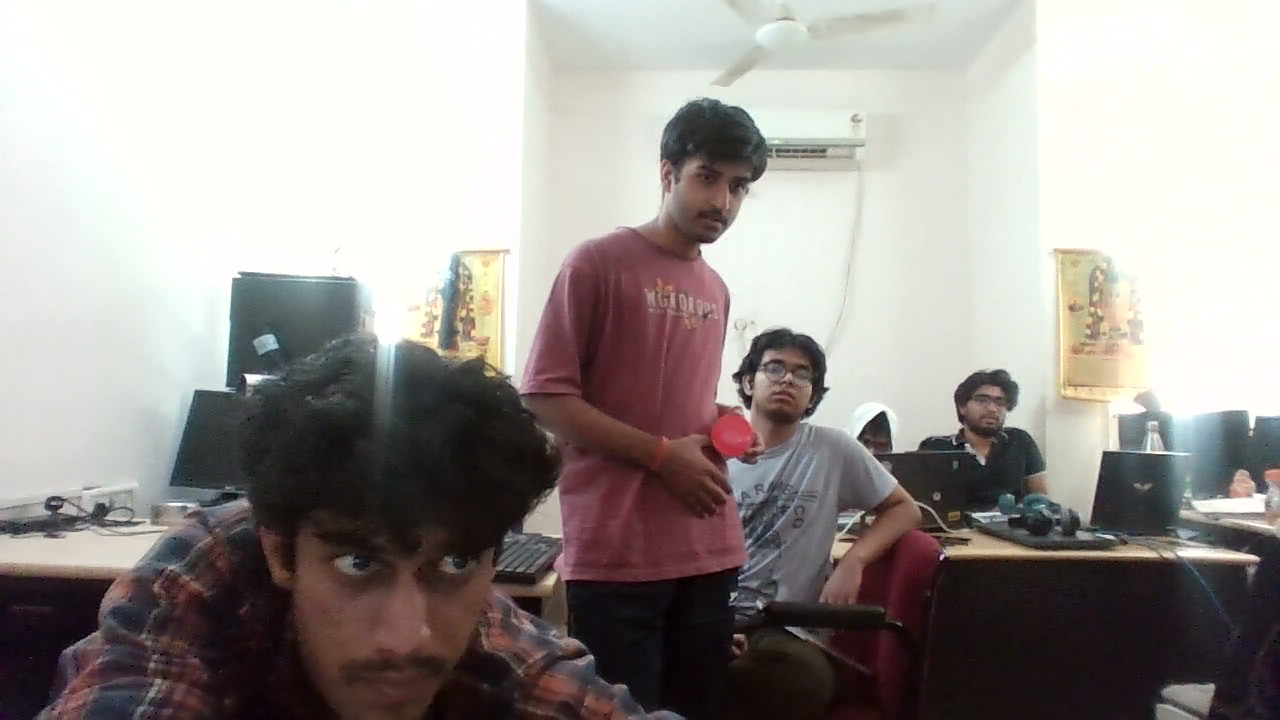
#> input picture main/tools/data/l (2).jpg, 1280 x 720 px
$ python -i segmentation.py   (imports and definitions only)
#> lines starting #> are read from the running program, lines starting #| are printed output that depends on the picture
# from ultralytics import YOLO
import numpy as np
import cv2
from sklearn.cluster import KMeans

# Load nano segmentation model
# model = YOLO("yolo11s-seg.pt")

def kmeans_mask(img, k=3, target_cluster=0):

    # Flatten image
    pixels = img.reshape(-1, 3)

    # KMeans
    kmeans = KMeans(n_clusters=k, n_init=10)
    labels = kmeans.fit_predict(pixels)

    # Select cluster
    mask = (labels == target_cluster)

    # Reshape to image
    mask = mask.reshape(img.shape[:2])

    # Convert to uint8
    mask = (mask * 255).astype(np.uint8)

    return mask

kmeans = KMeans(n_clusters=3, n_init=10)
def kmeans_segmentation(img, k=3):
    x = img.reshape(-1, 3)
    kmeans.fit(x)
    seg_img = kmeans.cluster_centers_[kmeans.labels_]
    seg_img = seg_img.reshape(img.shape)
    return seg_img

from sklearn.cluster import MiniBatchKMeans

kmeans = MiniBatchKMeans(
    n_clusters=15,
    batch_size=1000,
    n_init=3,
    random_state=42
)

def kmeans_segmentation_batch(img):
    x = img.reshape((-1, 3))


    labels = kmeans.fit_predict(x)

    seg = kmeans.cluster_centers_[labels]
    return seg.reshape(img.shape).astype("uint8")


import cv2
import numpy as np

def segment(frame, bbox=None, draw_border=True):
    roi = frame
    result = model(roi, verbose=False)[0]

    if bbox:
        (x1, y1), (x2, y2) = bbox
        roi = frame[y1:y2, x1:x2]

    mask = np.zeros(frame.shape[:2], dtype=np.uint8)

    if result.masks is not None:

        for m in result.masks.data.cpu().numpy():

            m = (m > 0.5).astype(np.uint8) * 255

            if bbox:
                m = cv2.resize(m, (x2 - x1, y2 - y1))
                mask[y1:y2, x1:x2] = np.maximum(mask[y1:y2, x1:x2], m)
            else:
                m = cv2.resize(m, (mask.shape[1], mask.shape[0]))
                mask = np.maximum(mask, m)

    annotated = frame.copy()

    # fill segmentation
    annotated[mask > 0] = (0, 255, 0)

    # optional border
    if draw_border:
        contours, _ = cv2.findContours(mask, cv2.RETR_EXTERNAL, cv2.CHAIN_APPROX_SIMPLE)
        cv2.drawContours(annotated, contours, -1, (0, 0, 255), 2)

    return annotated, mask

>>> import cv2
>>> picture = cv2.imread('data/l (2).jpg', cv2.IMREAD_GRAYSCALE)
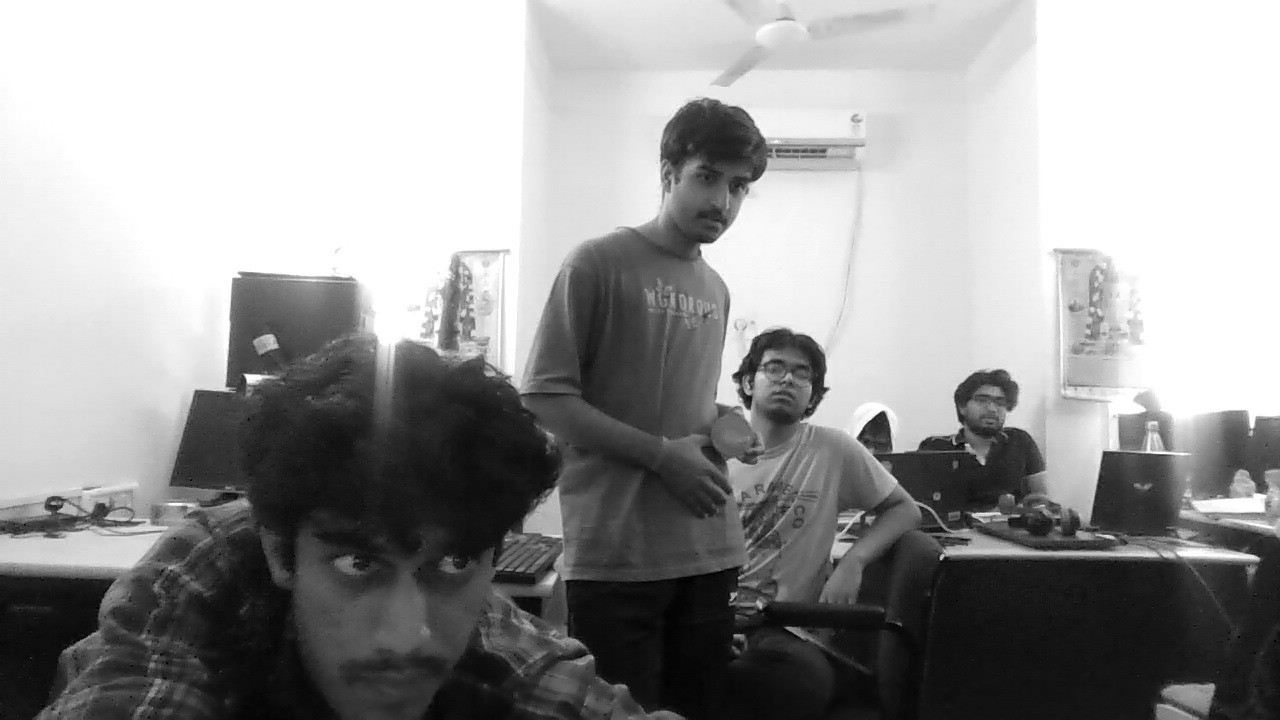
#> picture: shape (720, 1280); min 0, max 255, mean 152.2
>>> result = segment(picture)
#> (the run stopped early here; a loop or call above may not have finished)

$ run again, on main/tools/data/l (4).jpg
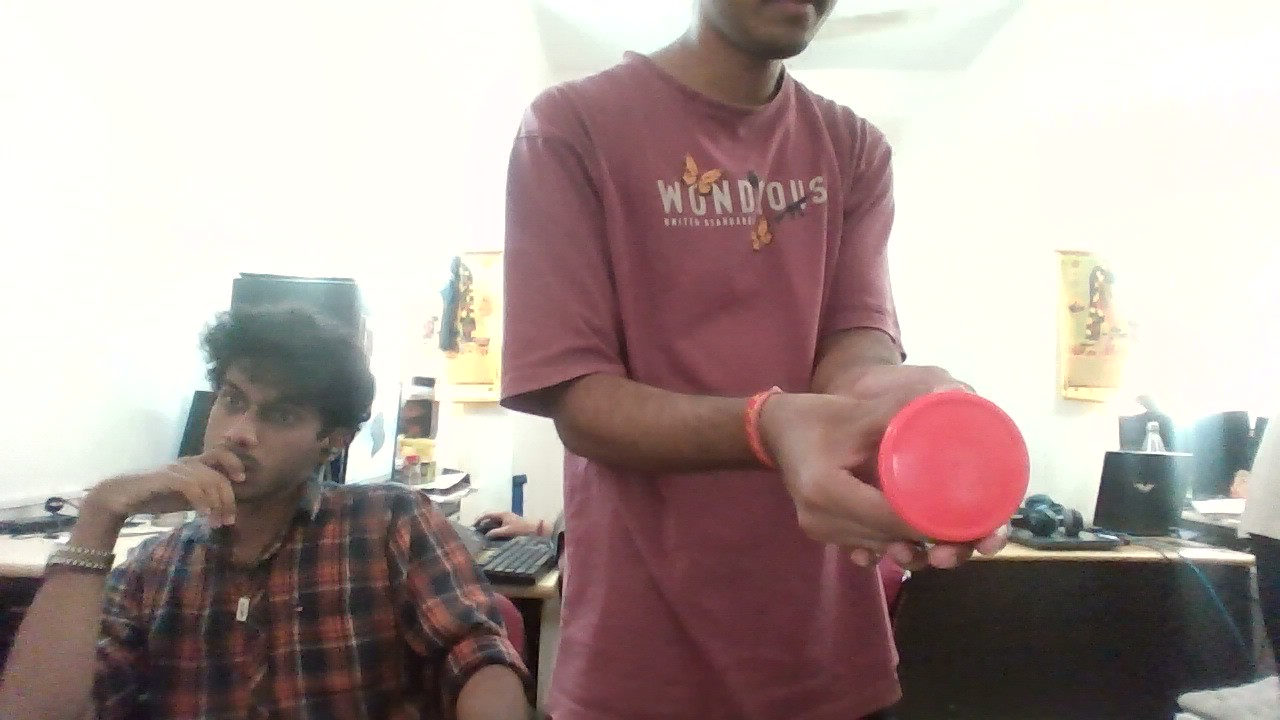
#> input picture main/tools/data/l (4).jpg, 1280 x 720 px
#> `picture = cv2.imread('data/l (2).jpg', cv2.IMREAD_GRAYSCALE)`:
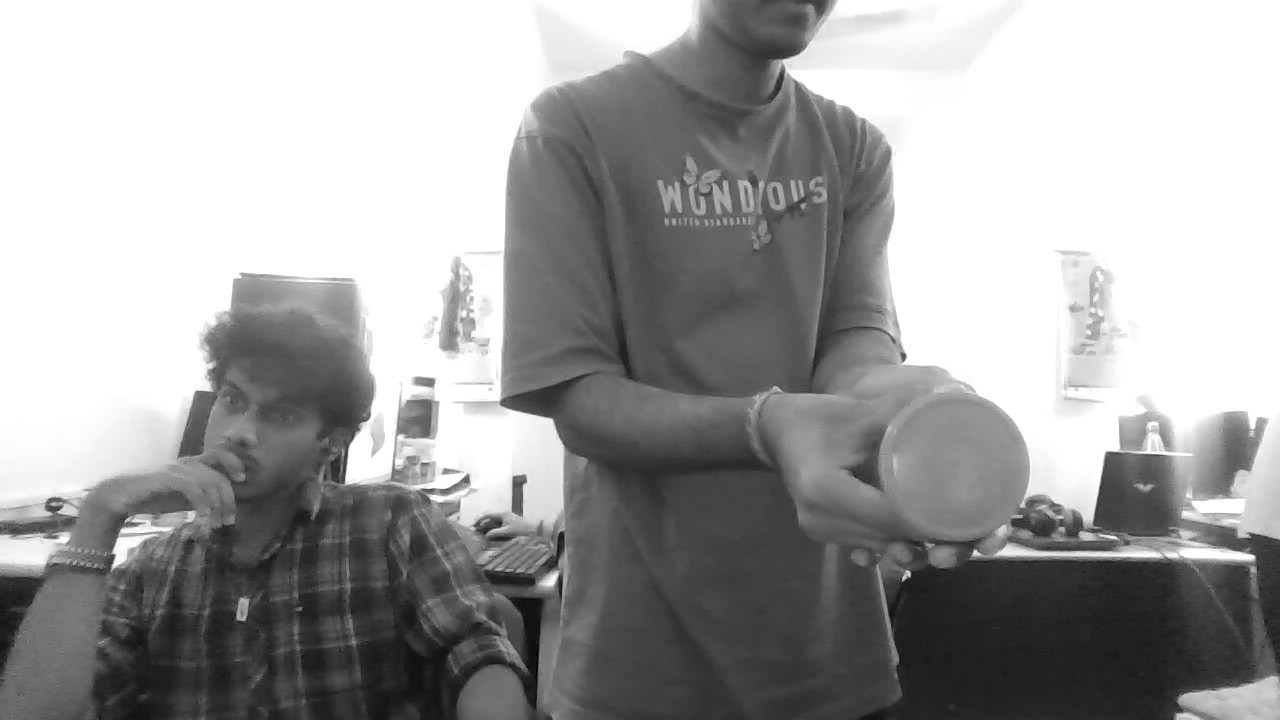
#> picture: shape (720, 1280); min 0, max 255, mean 161.8

$ run again, on main/tools/data/l.jpg
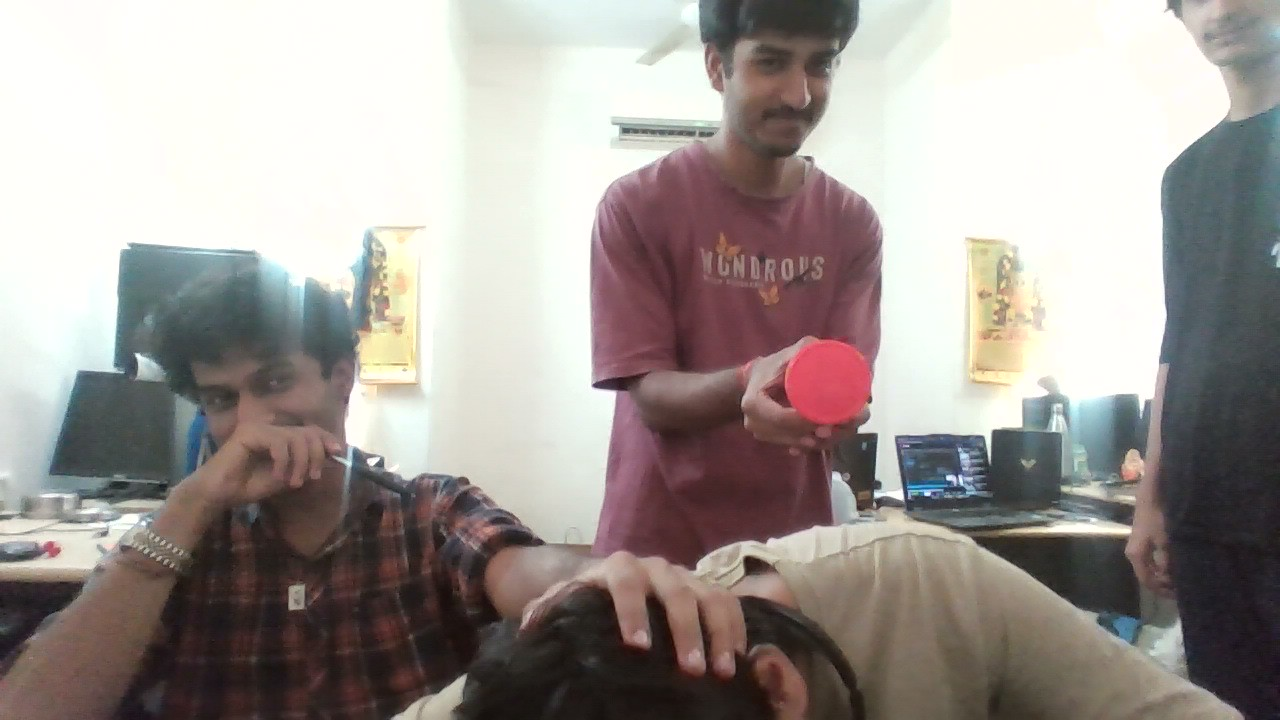
#> input picture main/tools/data/l.jpg, 1280 x 720 px
#> `picture = cv2.imread('data/l (2).jpg', cv2.IMREAD_GRAYSCALE)`:
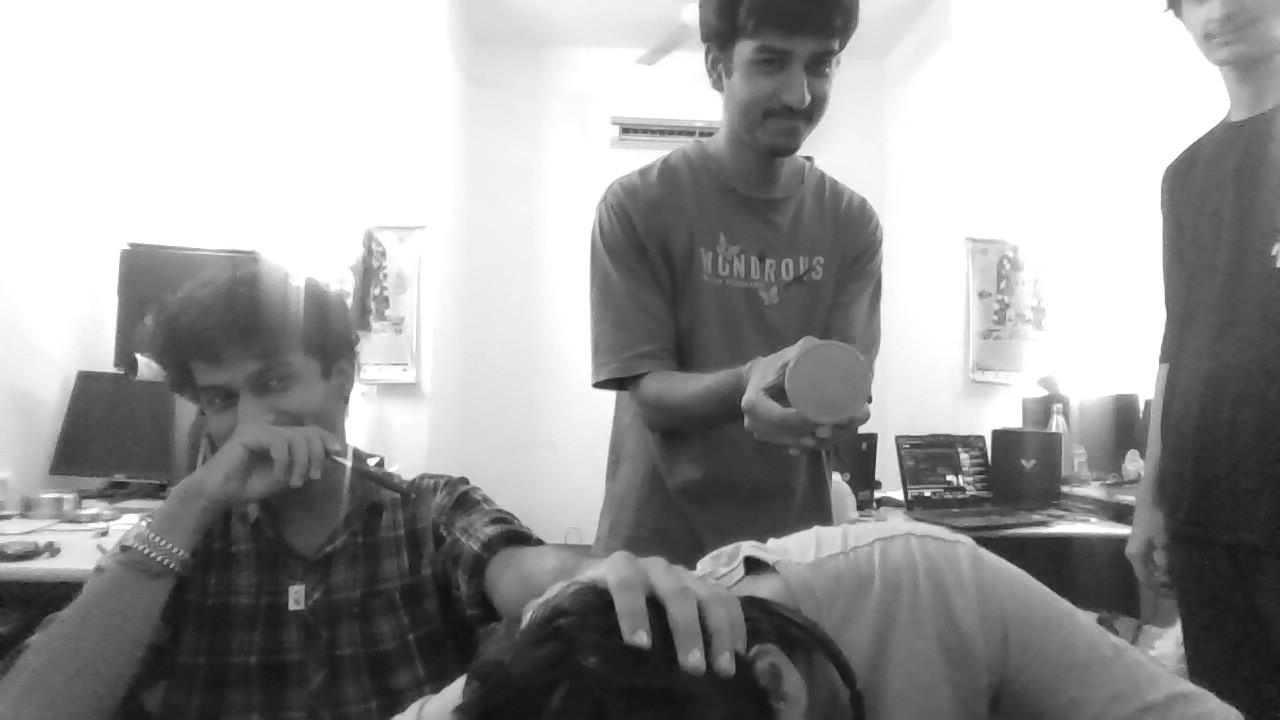
#> picture: shape (720, 1280); min 9, max 255, mean 155.4

$ run again, on main/tools/data/r (2).jpg
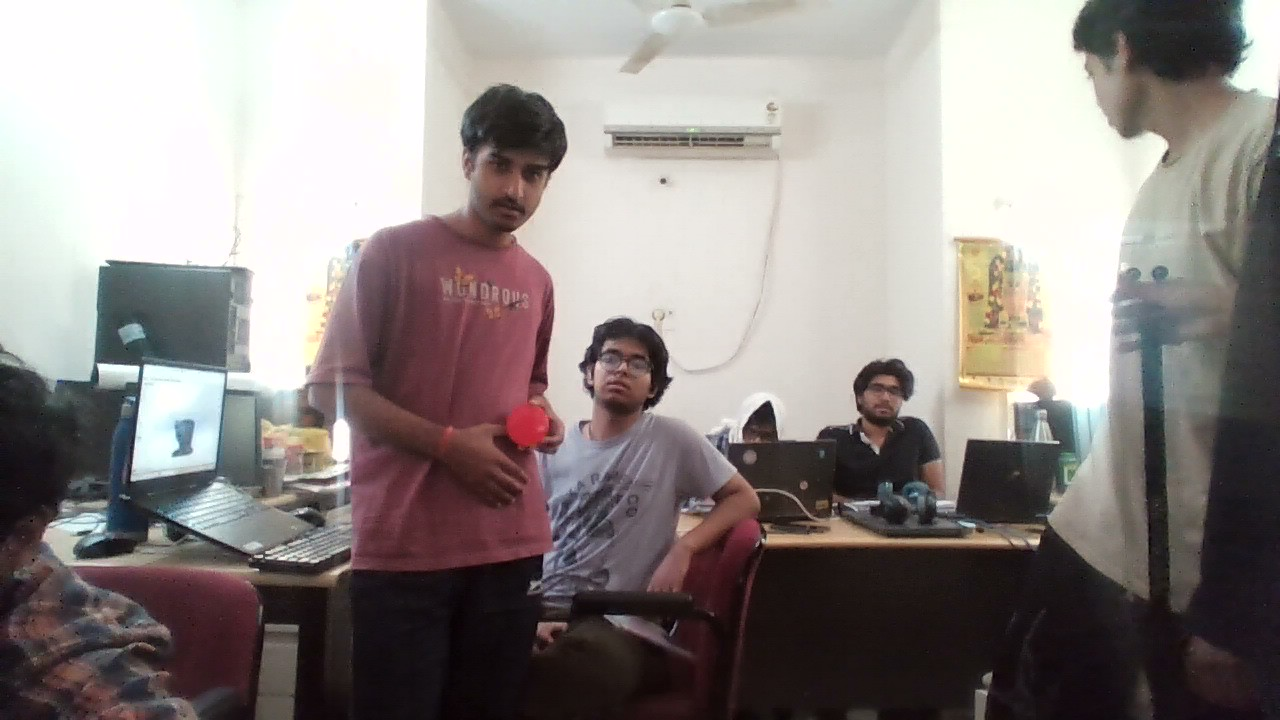
#> input picture main/tools/data/r (2).jpg, 1280 x 720 px
#> `picture = cv2.imread('data/l (2).jpg', cv2.IMREAD_GRAYSCALE)`:
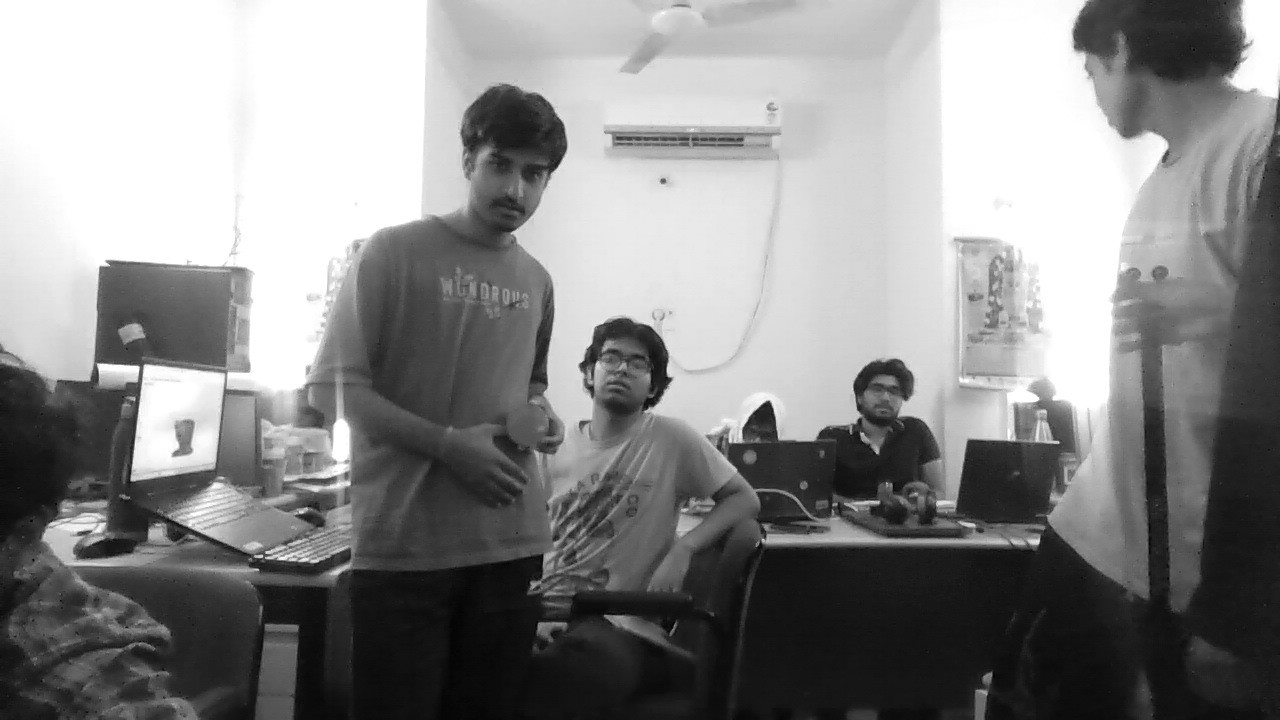
#> picture: shape (720, 1280); min 0, max 255, mean 137.8
